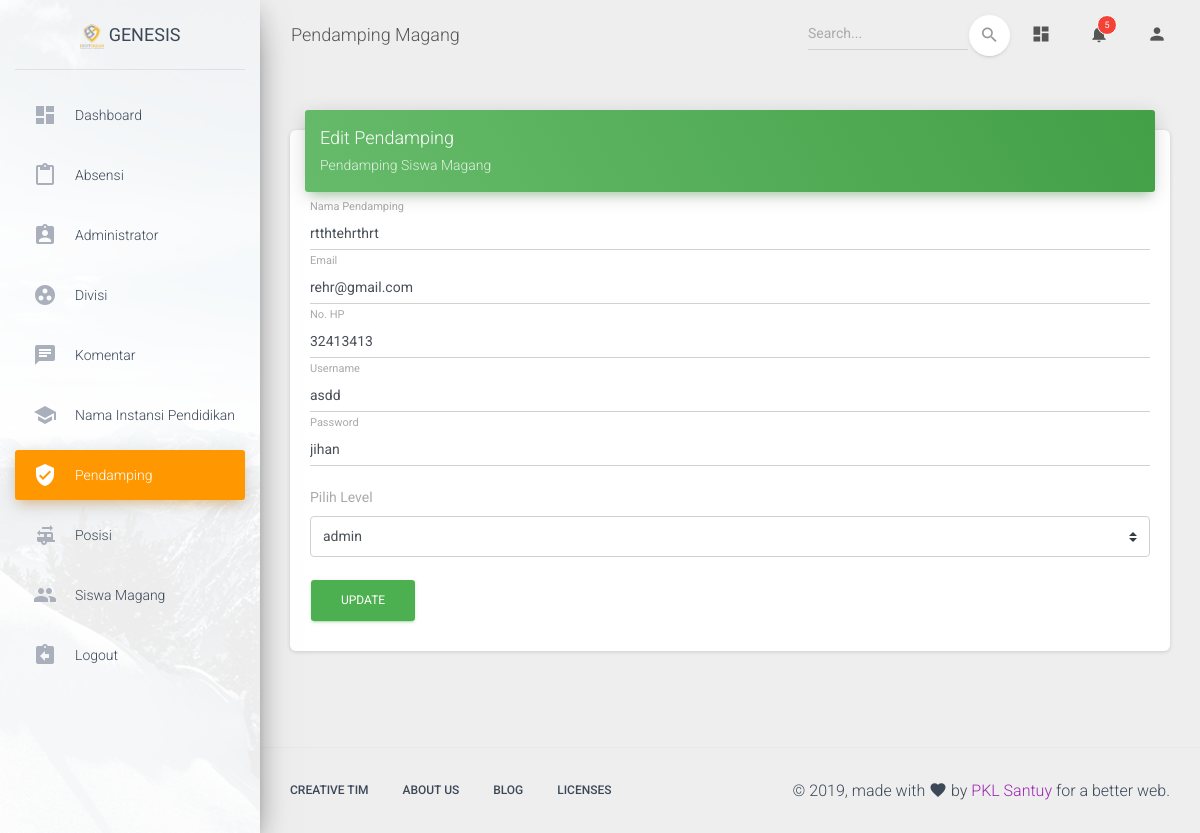
The app's page /index.php/Admin/PendampingMagang/update/4 with its own data.
### tables this page shows
CREATE TABLE `pendamping_magang` (
  `id_pendamping` int(11) NOT NULL,
  `nama` varchar(45) NOT NULL,
  `email` varchar(45) NOT NULL,
  `no_hp` varchar(30) NOT NULL,
  `username` varchar(45) NOT NULL,
  `password` text NOT NULL,
  `fk_id_level` int(11) NOT NULL
);

### application/controllers/Admin/PendampingMagang.php (called while the page is built, shortened)
<?php
class PendampingMagang extends CI_Controller {
	public function __construct()
	{
		$this->load->library('form_validation');
		$this->load->model('PendampingModel');
	}
	public function update($id)
	{
		$this->form_validation->set_error_delimiters('<p class="text-danger">','</p');
		$this->form_validation->set_rules('nama','Nama',"required|trim");
		$this->form_validation->set_rules('email','Email',"required");
		$this->form_validation->set_rules('no_hp','no_hp',"required|trim");
		$this->form_validation->set_rules('username','Username',"required|trim");
		$this->form_validation->set_rules('password','Password',"required");
		$this->form_validation->set_rules('fk_id_level','ID Level',"required");
		if ($this->form_validation->run() == FALSE) {
			$data['pendamping_magang'] = $this->PendampingModel->get_id($id);
			$this->load->view('admin/pendamping/template/header');
			$this->load->view('admin/pendamping/update',$data);
			$this->load->view('admin/pendamping/template/footer');
		} else {
			$this->PendampingModel->update($id);
			redirect('Admin/PendampingMagang','refresh');
		}
	}
}

### index.php (called while the page is built, shortened)
<?php
require_once BASEPATH.'core/CodeIgniter.php';

### application/models/PendampingModel.php (called while the page is built, shortened)
<?php
class PendampingModel extends CI_Model {
	public function get_id($id)
	{
		return $this->db->where('id_pendamping',$id)->get('pendamping_magang')->row(0);
	}
}

### application/views/admin/pendamping/update.php (the view)
<div class="content">
  <div class="container-fluid">
    <div class="row">
      <div class="col-md-12">
        <div class="card">
          <div class="card-header card-header-success">
            <h4 class="card-title ">Edit Pendamping</h4>
            <p class="card-category">Pendamping Siswa Magang</p>
          </div>
          <div class="card-body">
            <form action="" method="post" enctype="multipart/form-data">
              <div class="form-group">
                <label class="bmd-label-floating">Nama Pendamping</label>
                <input type="text" id="input-nama" name="nama" class="form-control" value="<?php echo $pendamping_magang->nama ?>">
              </div>
              <div class="form-group">
                <label class="bmd-label-floating">Email</label>
                <input type="email" id="input-email" name="email" class="form-control" value="<?php echo $pendamping_magang->email ?>">
              </div>
              <div class="form-group">
                <label class="bmd-label-floating">No. HP</label>
                <input type="text" id="input-no_hp" name="no_hp" class="form-control" value="<?php echo $pendamping_magang->no_hp ?>">
              </div>
              <div class="form-group">
                <label class="bmd-label-floating">Username</label>
                <input type="text" id="input-username" name="username" class="form-control" value="<?php echo $pendamping_magang->username ?>">
              </div>
              <div class="form-group">
                <label class="bmd-label-floating">Password</label>
                <input type="text" id="input-password" name="password" class="form-control" value="<?php echo $pendamping_magang->password ?>">
              </div>
              <div class="form-group">
                <label for="fk_id_level">Pilih Level</label>
                <select class="custom-select" name="fk_id_level" required>
                  <?php foreach ($this->db->get('status_level')->result_array() as $key => $value): ?>
                  <option value="<?php echo $value['id_level'] ?>"><?php echo $value['keterangan'] ?></option>
                  <?php endforeach ?>
                </select>
              </div>
              <div class="form-group">
                <input class="btn btn-success" type="submit" value="Update">
              </div>
            </form>
          </div>
        </div>
      </div>
    </div>
  </div>
</div>

### records on screen
pendamping_magang: nama "rtthtehrthrt", email "rehr@gmail.com", no_hp "32413413", username "asdd", password "jihan"

### other values on screen
form field fk_id_level "admin"
